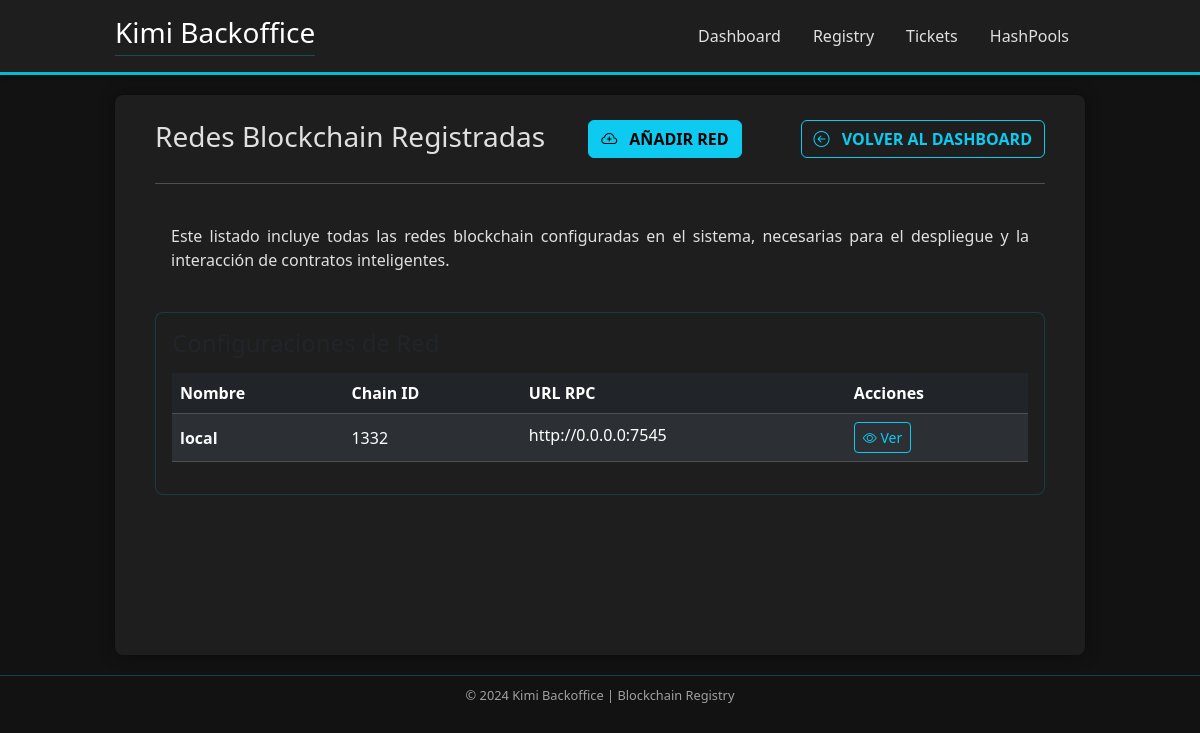
/contractRegistry/network/list/, run on the app's committed database.
### contractRegistry/models.py (models this page shows, shortened)
class Network(models.Model):
    name = models.CharField(max_length=100, unique=True)
    rpc_url = models.URLField()
    wss_url = models.URLField(blank=True, null=True)
    chain_id = models.PositiveIntegerField(unique=True)

### contractRegistry/views.py (the view)
# urls.py: path('network/list/', views.networkList, name='network_list'),
def networkList(request):
    all_networks = Network.objects.all()
    context = {
        'networks': all_networks
    }
    return render(request, 'contractRegistry/network_list.html', context)

### templates/contractRegistry/network_list.html (shortened to what this page needs)
{% extends "base.html" %}
{% load static %}
{% block content %}
<div class="centered-container mx-auto dashboard-content">
    <div class="d-flex justify-content-between align-items-center mb-4 border-0">
      <h2 class="h3 text-accent mb-0" style="border-bottom: none !important;">Redes Blockchain Registradas</h2>
      <a href="{% url 'contractRegistry:register_network' %}" class="btn btn-info fw-bold text-uppercase me-3"><i class="bi bi-cloud-plus me-2"></i> Añadir Red</a>
      <a href="{% url 'contractRegistry:index' %}" class="btn btn-outline-info fw-bold text-uppercase"><i class="bi bi-arrow-left-circle me-2"></i> Volver al Dashboard</a>
    </div>
    <hr class="text-accent mt-0 mb-4" />
    <div class="mb-4 welcome-card p-3 d-flex justify-content-between align-items-start">
      <div style="text-align: justify;">
        <p class="mb-0 text-text-dim">
          Este listado incluye todas las redes blockchain configuradas en el sistema, necesarias para el despliegue y la interacción de contratos inteligentes.
        </p>
      </div>
    </div>
    <div class="card status-card-table p-3">
        <h4 class="text-text-light mb-3">Configuraciones de Red</h4>
        <table class="table table-dark table-striped table-hover">
            <thead>
                <tr>
                    <th scope="col" class="text-accent">Nombre</th>
                    <th scope="col" class="text-accent">Chain ID</th>
                    <th scope="col" class="text-accent">URL RPC</th>
                    <th scope="col" class="text-accent">Acciones</th>
                </tr>
            </thead>
            <tbody>
                {% for network in networks %}
                    <tr class="text-text-dim align-middle">
                        <td class="fw-bold text-light">{{ network.name }}</td>
                        <td>{{ network.chain_id }}</td>
                        <td>
                            <span class="d-inline-block text-truncate" style="max-width: 250px;">{{ network.rpc_url }}</span>
                        </td>
                        <td>
                            <button class="btn btn-sm btn-outline-info me-2 view-network-btn"
                                    data-bs-toggle="modal"
                                    data-bs-target="#networkDetailModal"
                                    data-id="{{ network.pk }}"
                                    data-name="{{ network.name }}"
                                    data-chainid="{{ network.chain_id }}"
                                    data-rpcurl="{{ network.rpc_url }}"
                                    data-explorer="{{ network.block_explorer_url|default:'' }}">
                                <i class="bi bi-eye"></i> Ver
                            </button>
                        </td>
                    </tr>
                {% empty %}
                    <tr class="text-center">
                        <td colspan="4" class="text-warning fw-bold">No hay redes blockchain registradas aún.</td>
                    </tr>
                {% endfor %}
            </tbody>
        </table>
    </div>
</div>
{% endblock %}

### templates/base.html (style rules this page uses)
:root { --base-bg: #121212; --card-bg: #1e1e1e; --accent: #00bcd4; --success: #4caf50; --text-light: #e0e0e0; --text-dim: #a0a0a0; }
body { background-color: var(--base-bg); color: var(--text-light); font-family: 'Segoe UI', Tahoma, Geneva, Verdana, sans-serif; margin: 0; padding: 0; }
.centered-container { max-width: 1000px; padding: 0 15px; }
h1, h2, h3 { color: var(--accent); border-bottom: 1px solid rgba(0, 188, 212, 0.3); padding-bottom: 5px; margin-bottom: 20px; }
.status-card-table { background-color: var(--card-bg); border: 1px solid rgba(0, 188, 212, 0.2); border-radius: 8px; }

### data on the page
Network: name "local", chain_id "1332", rpc_url "http://0.0.0.0:7545"

### other printed values
{{ year|default:'2024' }} "2024"
